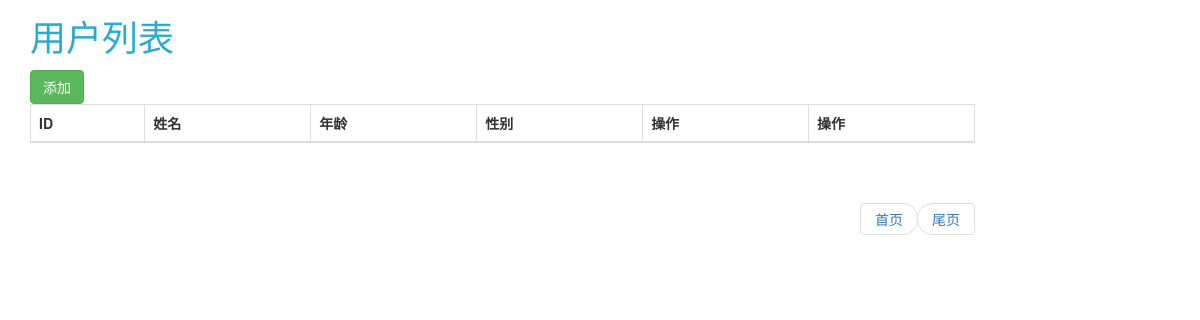
Page /userinfo/ on the earlier database version.
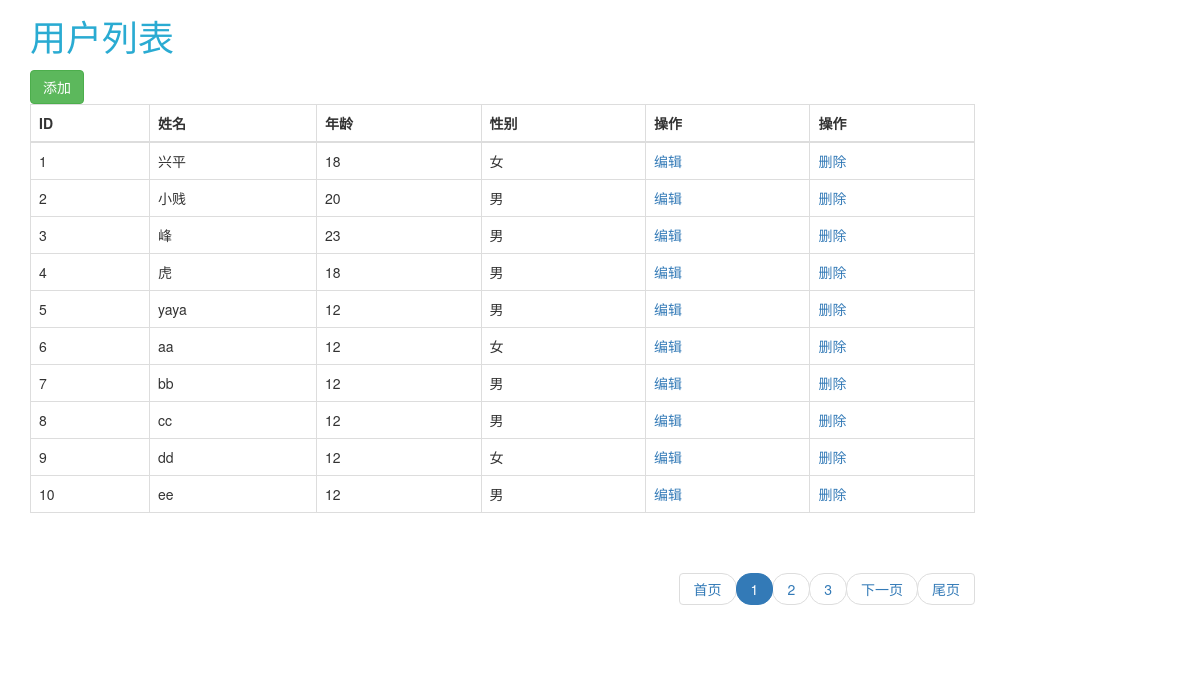
Same page on the later database version.
### app03/models.py (models this page shows, shortened)
class Student(models.Model):
    name=models.CharField(verbose_name="学生姓名",max_length=32)
    age=models.CharField(verbose_name="学生年龄",max_length=32)
    student_type=models.ForeignKey(to="StudentType")

class StudentType(models.Model):
    name=models.CharField(max_length=32,verbose_name="学生类型")
    def __str__(self):
        return self.name

### app03/views.py (the view)
# urls.py: url(r'^userinfo/',views.userinfo),
def userinfo(request):
    u_list=models.Student.objects.all()
    pager_obj = Pagination(request.GET.get('page', 1), len(u_list), request.path_info, request.GET)
    u_list = u_list[pager_obj.start:pager_obj.end]
    html = pager_obj.page_html()
    return render(request, 'userinfo.html', {'u_list': u_list, "page_html": html})

### components/pager.py (called while the page is built)
    @property
    def start(self):
        return (self.current_page - 1) * self.per_page_count

    @property
    def end(self):
        return self.current_page * self.per_page_count

### templates/userinfo.html (shortened to what this page needs)
{% load staticfiles %}
<!DOCTYPE html>
<html lang="en">
<head>
    <link rel="stylesheet" href="{% static "stark/bootstrap/css/bootstrap.min.css" %} ">
</head>
<body>
<div class="container">
    <div class="row">
        <div class="col-md-10">
        <h1 style="color: #2aabd2;font-family: 幼圆">用户列表</h1>
        <a href="/add/"class="btn btn-success">添加</a>
            <table class="table table-bordered">
                <thead>
                <tr>
                    <th>ID</th>
                    <th>姓名</th>
                    <th>年龄</th>
                    <th>性别</th>
                    <th>操作</th>
                    <th>操作</th>
                </tr>
                </thead>
                <tbody>
                    {% for i in u_list %}
                        <tr>
                            <td>{{ i.id }}</td>
                            <td>{{ i.name }}</td>
                            <td>{{ i.age }}</td>
                            <td>{{ i.student_type }}</td>
                            <td><a href="/ueduit/{{ i.id }}">编辑</a></td>
                            <td><a href="/del/{{ i.id }}">删除</a></td>
                        </tr>
                    {% endfor %}
                </tbody>
            </table>
            <div class="pager pull-right" >
                <ul class="pagination">
                    {{ page_html|safe }}
                </ul>
            </div>
        </div>
    </div>
</div>
</body>
</html>

Differences in the rows shown:
added Student: id "1", name "兴平", age "18", student_type "女"
added Student: id "2", name "小贱", age "20", student_type "男"
added Student: id "3", name "峰", age "23", student_type "男"
added Student: id "4", name "虎", age "18", student_type "男"
added Student: id "5", name "yaya", age "12", student_type "男"
added Student: id "6", name "aa", age "12", student_type "女"
added Student: id "7", name "bb", age "12", student_type "男"
added Student: id "8", name "cc", age "12", student_type "男"
added Student: id "9", name "dd", age "12", student_type "女"
added Student: id "10", name "ee", age "12", student_type "男"
Other differences:
{{ page_html|safe }}: "首页 尾页" → "首页 1 2 3 下一页 尾页"
